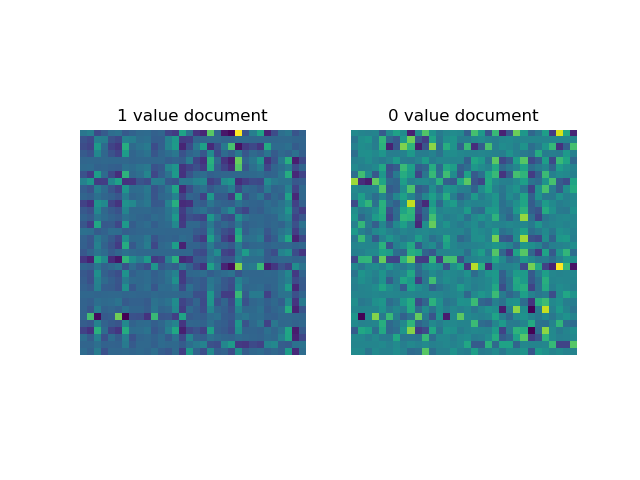

This chart was generated by the following Python code:
from Attention import scaled_dot_product
import torch.nn as nn
import torch
from utils import Tokenizer
import math
import torch.nn.functional as F
import matplotlib.pyplot as plt


def scaled_dot_product(q, k, v):
    d_k = q.size()[-1]
    attn_logits = torch.matmul(q, k.transpose(-2, -1))
    attn_logits = attn_logits / math.sqrt(d_k)
    attention = F.softmax(attn_logits, dim=-1)
    values = torch.matmul(attention, v)
    return values, attention

# from https://uvadlc-notebooks.readthedocs.io/en/latest/tutorial_notebooks/tutorial6/Transformers_and_MHAttention.html
class MultiHeadAttention(nn.Module):

    def __init__(self, input_dim, embed_dim, num_heads):
        super().__init__()
        assert embed_dim % num_heads == 0, "Embedding dimension must be 0 modulo number of heads."

        self.embed_dim = embed_dim
        self.num_heads = num_heads
        self.head_dim = embed_dim // num_heads

        # Stack all weight matrices 1...h together for efficiency
        # Note that in many implementations you see "bias=False" which is optional
        print(input_dim)
        self.qkv_proj = nn.Linear(input_dim, 3*embed_dim)
        self.o_proj = nn.Linear(embed_dim, embed_dim)

        self._reset_parameters()

    def _reset_parameters(self):
        # Original Transformer initialization, see PyTorch documentation
        nn.init.xavier_uniform_(self.qkv_proj.weight)
        self.qkv_proj.bias.data.fill_(0)
        nn.init.xavier_uniform_(self.o_proj.weight)
        self.o_proj.bias.data.fill_(0)

    def forward(self, x):
        batch_size, seq_length, _ = x.size()
      #  print(x.shape)
        qkv = self.qkv_proj(x)

        # Separate Q, K, V from linear output
        qkv = qkv.reshape(batch_size, seq_length, self.num_heads, 3*self.head_dim)
        qkv = qkv.permute(0, 2, 1, 3) # [Batch, Head, SeqLen, Dims]
        q, k, v = qkv.chunk(3, dim=-1)

        # Determine value outputs
        values, attention = scaled_dot_product(q, k, v)
        values = values.permute(0, 2, 1, 3) # [Batch, SeqLen, Head, Dims]
        values = values.reshape(batch_size, seq_length, self.embed_dim)
        o = self.o_proj(values)

        return o, attention


class MultiHeadAttentionExample(nn.Module):
    def __init__(self, tokens, sequence_length):
        super().__init__()
        
        self.embedding = nn.Embedding(tokens, 4)#8 * 3)
       # self.embedding = nn.Linear(tokens, 8)
        self.attention = MultiHeadAttention(sequence_length, 64, 64)
        #self.attention = MultiHeadAttention(4 * 8)
        self.sequence_length = sequence_length

        self.fake_attention = nn.Linear(
            16, #tokens * 4,
            64 * 4
        )

        self.middle = nn.Linear(
            64 * 4,
            64 * 4,
        )

        self.output = nn.Linear(
            64 * 4,
            1
        )

    def forward(self, X):
        assert X.size(1) == self.sequence_length
        embed = self.embedding(X)

        #attention_value = embed.reshape((X.size(0), -1))
        #fake_attention = self.fake_attention(attention_value)
        #attention_value = fake_attention
        
        attention_value, attention  = self.attention(embed)
        attention_value = F.sigmoid(attention_value).reshape((X.size(0), -1))

        output = F.sigmoid(self.middle(attention_value))
        output = F.sigmoid(self.output(output))

        return output,attention


if __name__ == "__main__":
    documents = [
        "test sentence hello sir",
        "this is also a sentence",
        "what is a hello",
        "what is a sentence"
    ]
    targets = [
        1,
        1,
        0,
        0
    ]
    tokenizer = Tokenizer().encode_documents(documents)
    model = MultiHeadAttentionExample(
        len(tokenizer.word_idx),
        sequence_length=4
    )

    optimizer = torch.optim.Adam(model.parameters())
    model.train()

    for _ in range(1_000):
        total_loss = 0
        y_target = torch.tensor([
            [y]
            for y in targets
        ]).float()
        X = torch.concat([
            tokenizer.encode_document_tensor(x, sequence_length=model.sequence_length)
            for x in documents
        ], dim=0)
        y, attn = model(X)

        loss = nn.BCELoss()(
            y,
            y_target,
        )

        optimizer.zero_grad()
        loss.backward()
        total_loss += loss.item()
        optimizer.step()

    model.eval()

    with torch.no_grad():
        fig, axes = plt.subplots(nrows=1, ncols=2)

        for index, (
            title,
            document
        ) in enumerate(
            zip([
                "1 value document",
                "0 value document"
            ],
            [
                documents[0],
                documents[2]
            ])
        ):
            X = tokenizer.encode_document_tensor(document, sequence_length=model.sequence_length).reshape((
                1, -1
            ))
            _, attn = model(X)

            axes[index].set_axis_off()
            axes[index].set_title(title)
            axes[index].imshow(
                attn.numpy().reshape((32, 32))
            )
        plt.savefig('MultiHeadAttention.png')


